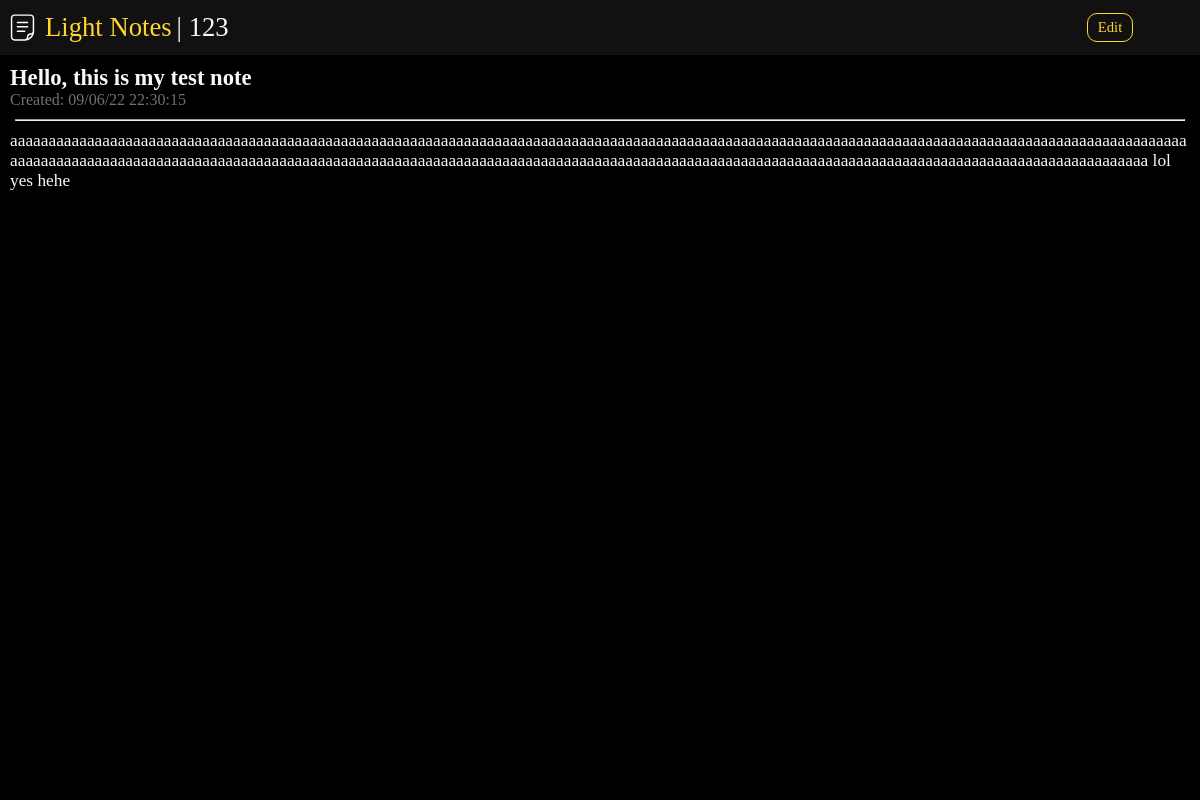
The page /note/8 (signed in) on the database its author committed.
### objects.py (models this page shows)
class User(UserMixin, db.Model):
    __tablename__ = "user"
    id = Column(db.Integer, primary_key=True, autoincrement=True)
    notes = relationship("Note")
    login = Column(db.String)
    password = Column(db.String)

class Note(db.Model):
    __tablename__ = "note"
    id = Column(db.Integer, primary_key=True, autoincrement=True)
    author = Column(db.Integer, ForeignKey("user.id"))
    title = Column(db.String(100), nullable=True)
    text = Column(db.Text, nullable=False)
    created = Column(db.DateTime, nullable=False, default=datetime.datetime.now)
    edited = Column(db.DateTime, nullable=True)

### app.py (the view)
@app.route("/note/<int:note_id>", methods=["GET", "PUT", "DETETE"])
@login_required
def note(note_id):
    if request.method == "GET":
        note = Note.query.filter(Note.id==note_id).first()
        if not note or note.author != current_user.id:
            return redirect("/")
        return render_template("note.html", note=note)
    elif request.method == "DELETE":
        pass
    elif request.method == "PUT":
        pass

### objects.py (called while the page is built)
@login_manager.user_loader
def load_user(user_id):
    return User.query.filter(User.id==user_id).first()

### templates/note.html (shortened to what this page needs)
{% extends 'base.html' %}
{% block body %}
<nav>
    <div class="nav-left">
        <img id="nav-icon" src="{{ url_for('static', filename='favicon.svg') }}">
        <a id="nav-title" class="nav-text" href="/">Light Notes</a>
        <span class="nav-text">| {{ current_user.login }}</span>
    </div>
    <div class="nav-right">
        <a id="nav-edit">Edit</a>
    </div>
</nav>
<div id="note-view">
    <div id="note-title">
    {{ note.title }}
    </div>
    <div id="note-date">
    Created: {{ note.created.strftime("%x %X") }}
    </div>
    <hr>
    <div id="note-text">
    {{ note.text }}
</div>
<div id="save-button-div">
</div>
</div>
{% endblock %}

### static/styles.css (style rules this page uses)
body { background-color: var(--primary); color: var(--font); margin: 0; font-family: "Montserrat"; height: 100%; width: 100%; font-size: var(--font-size); }
a { font-size: var(--font-size); color: var(--font); }
hr { width: 99%; }
nav { background-color: var(--primary-light); display: flex; flex-direction: row; align-items: center; padding: 10px 5px; }
:root { --primary: #000000; --primary-light: #111111; --font: #F9F9F9; --red: #DC3545; --font-size: 15pt; --accent: #FFD52E; }
#nav-icon { width: 35px; filter: invert(100%); }
#nav-title { text-decoration: none; color: var(--accent); }
.nav-text { font-size: 20pt; color: var(--font); }
#nav-edit { transition: 0.1s; user-select: none; cursor: pointer; padding: 5px 10px; border: 1px solid var(--accent); color: var(--accent); border-radius: 10px; text-decoration: none; font-size: calc(var(--font-size) - 4pt); }
.nav-right { flex: 1; display: flex; flex-direction: row; align-items: center; }
.nav-left { flex: 10; display: flex; flex-direction: row; align-items: center; gap: 5px; }
#note-view { padding: 10px 10px; }
#note-title { font-weight: bold; font-size: calc(var(--font-size) + 2pt); word-break: break-all; }
#note-date { font-size: calc(var(--font-size) - 3pt); opacity: 0.45; }
#note-text { font-size: calc(var(--font-size) - 2pt); word-break: break-word; }
#save-button-div { background-color: var(--primary); width: 100%; position: fixed; bottom: 0px; padding: 10px 0; display: flex; align-items: center; justify-content: center; }

### rows shown on the page
User: login "123"
Note: title "Hello, this is my test note", created "09/06/22 22:30:15", text "aaaaaaaaaaaaaaaaaaaaaaaaaaaaaaaaaaaaaaaaaaaaaaaaaaaaaaaaaaaaaaaaaaaaaaaaaaaaaaaaaaaaaaaaaaaaaaaaaaaaaaaaaaaaaaaaaaaaaaaaaaaaaaaaaaaaaaaaaaaaaaaaaaaaaaaaaaaaaaaaaaaaaaaaaaaaaaaaaaaaaaaaaaaaaaaaaaaaaaaaaaaaaaaaaaaaaaaaaaaaaaaaaaaaaaaaaaaaaaaaaaaaaaaaaaaaaaaaaaaaaaaaaaaaaaaaaaaaaaaaaaaaaaaaaaaaaaaaaaaaa lol yes hehe"
